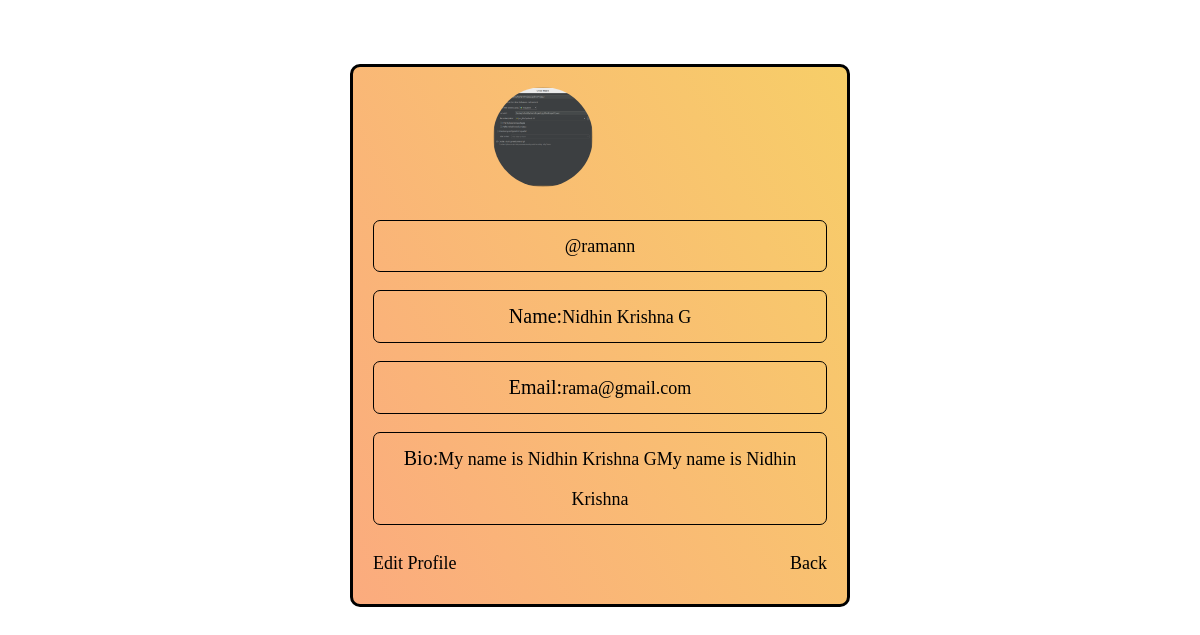
Screenshot of /profile/ (signed in) with the database file from the repository.
### base/models.py (models this page shows)
class CustomUser(AbstractUser):
    name=models.CharField(max_length=100,null=True,blank=True)
    email=models.EmailField(unique=True,null=True)
    bio=models.TextField(null=True,blank=True)
    image=models.ImageField(upload_to='images',null=True,blank=True)
    REQUIRED_FIELDS=[]

### base/views.py (the view)
# urls.py: path('profile/',views.profilepage,name='profile'),
@login_required(login_url="login")
def profilepage(request):
    profile=CustomUser.objects.get(id=request.user.id)
    context={
        'profile':profile
    }
    return render(request,'profile.html',context)

### templates/profile.html
{% extends 'base.html' %}
{% load static %}
{% block link %}
<link rel='stylesheet' href="{% static '/css/profile.css' %}" >
{% endblock link %}
{% block content %}
<div class="container">
{% if profile.image %}
<img src="{{profile.image.url}}" alt="" >
{% else %}
<img src=" {%static '/images/default.jpg'%}" alt="" >
{% endif %}
<p>@{{profile.username}}</p>
<p><span>Name:</span>{{profile.name}}</p>
<p><span>Email:</span>{{profile.email}}</p>
<p><span>Bio:</span>{{profile.bio}}</p>
<a href="{% url 'editprofile' %}">Edit Profile</a>
<a href="{% url 'home' %}" class='back'>Back</a>
</div>
{% endblock content %}

### static/css/profile.css (style rules this page uses)
* { padding:0; box-sizing: border-box; }
body { display: flex; justify-content: center; align-items: center; padding-bottom: 30px; }
.container { position: absolute; top: 8%; background-color: #FBAB7E; background-image: linear-gradient(62deg, #FBAB7E 0%, #F7CE68 100%); height: max-content; width: 500px; padding: 20px; line-height: 40px; border-radius: 10px; word-wrap: break-word; border: solid; }
.container img { border-radius: 50%; height: 100px; width: 100px; margin-left: 120px; }
.container p { text-align: center; border: 1px solid; border-radius: 7px ; padding: 5px; font-size:18px ; }
.container span { font-size: 20px; }
.container a { text-decoration: none; font-size: 18px; color: black; }
.back { float: right; }

### rows the page displays
CustomUser: image (picture), username "ramann", name "Nidhin Krishna G", email "rama@gmail.com", bio "My name is Nidhin Krishna GMy name is Nidhin Krishna"
